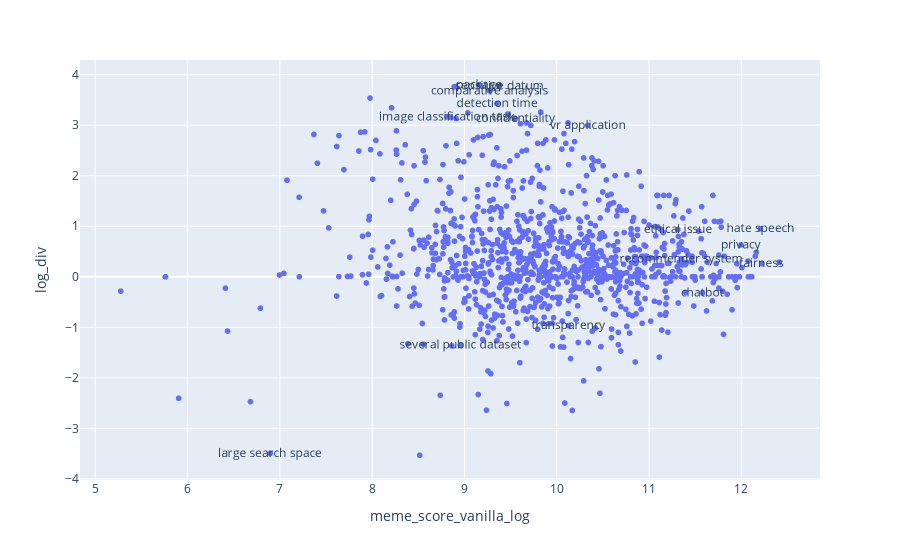

Notebook code for this chart:
### Code cell
fig = px.scatter(df_to_plot, y='log_div', x='meme_score_vanilla_log',text="chosen")
fig.show()

### Figure 1 — Plotly figure (JSON) as saved in the notebook; plotly's stock layout.template omitted (floating-point values rounded to 4 significant figures; data arrays with more than 128 entries replaced by an {"elided": "..."} marker saying what was removed)
{"data": [{"hovertemplate": "meme_score_vanilla_log=%{x}<br>log_div=%{y}<br>chosen=%{text}<extra></extra>", "legendgroup": "", "marker": {"color": "#636efa", "symbol": "circle"}, "mode": "markers+text", "name": "", "showlegend": false, "text": {"elided": "1049 str values"}, "x": {"elided": "1049 float values"}, "xaxis": "x", "y": {"elided": "1049 float values"}, "yaxis": "y", "type": "scattergl"}], "layout": {"xaxis": {"anchor": "y", "domain": [0.0, 1.0], "title": {"text": "meme_score_vanilla_log"}}, "yaxis": {"anchor": "x", "domain": [0.0, 1.0], "title": {"text": "log_div"}}, "legend": {"tracegroupgap": 0}, "margin": {"t": 60}}}
